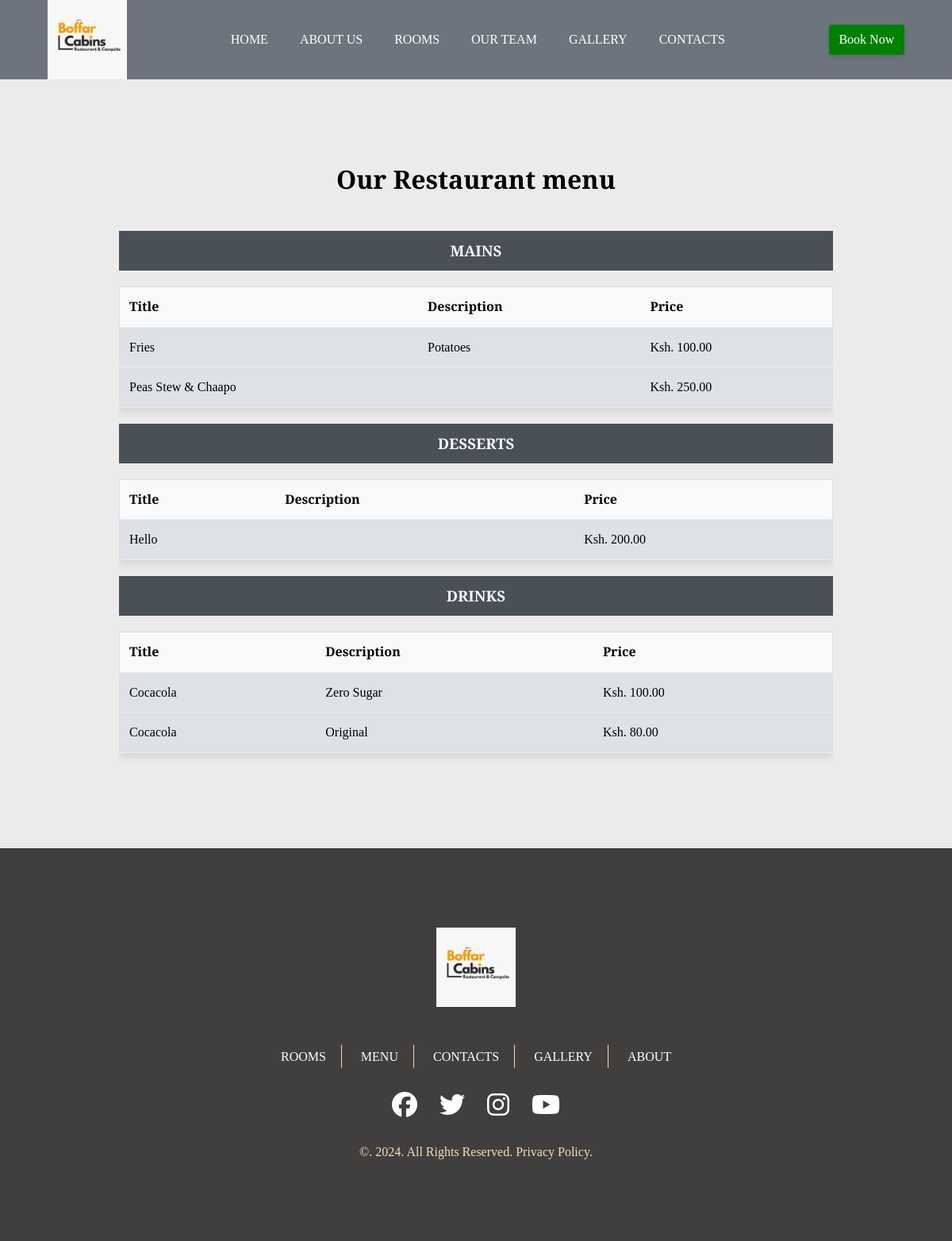
The app's page /menu/ with its own data.
### menu/models.py (models this page shows, shortened)
class Menu(models.Model):
    title = models.CharField(max_length=100)
    description = models.TextField(blank=True, null=True)
    menu_categories = [
        ('Mains', 'Mains'),
        ('Desserts', 'Desserts'),
        ('Drinks', 'Drinks'),
    ]
    category = models.CharField(max_length=100, choices=menu_categories)
    price = models.DecimalField(max_digits=10, decimal_places=2)
    is_active = models.BooleanField(default=True)
    registered_at = models.DateTimeField(auto_now_add=True)
    class Meta:
        verbose_name_plural = 'Menu'

### menu/views.py (the view)
# urls.py: path('menu/', views.menuView, name='menu'),
def menuView(request):
    menus = Menu.objects.all()
    context = {'menus': menus}
    return render(request, 'menus/index.html', context)

### menu/templates/menus/index.html (shortened to what this page needs)
{% extends 'app/main.html' %}
{% load static %}
{% block header %} {% include 'app/headerOther.html' %} {% endblock%}
{% block content %}
<section id="restaurant" class="main-restaurant">
  <div class="container">
    <h2 class="title">Our Restaurant menu</h2>
    <h3>Mains</h3>
    <div class="menu-table-wrapper">
      <table class="menu-table">
        <thead>
          <tr>
            <th>Title</th>
            <th>Description</th>
            <th>Price</th>
          </tr>
        </thead>
        <tbody>
          {% for menu in menus %}
          {% if menu.category == 'Mains' %}
          {% if menu.is_active%}
          <tr>
            <td>{{menu.title}}</td>
            <td>{{menu.description}}</td>
            <td>Ksh. {{menu.price}}</td>
          </tr>
          {% endif %}
          {% endif %}
          {% endfor %}
        </tbody>
      </table>
    </div>
    <h3>Desserts</h3>
    <div class="menu-table-wrapper">
      <table class="menu-table">
        <thead>
          <tr>
            <th>Title</th>
            <th>Description</th>
            <th>Price</th>
          </tr>
        </thead>
        <tbody>
          {% for menu in menus %}
          {% if menu.category == 'Desserts' %}
          {% if menu.is_active%}
          <tr>
            <td>{{menu.title}}</td>
            <td>{{menu.description}}</td>
            <td>Ksh. {{menu.price}}</td>
          </tr>
          {% endif %}
          {% endif %}
          {% endfor %}
        </tbody>
      </table>
    </div>
    <h3>Drinks</h3>
    <div class="menu-table-wrapper">
      <table class="menu-table">
        <thead>
          <tr>
            <th>Title</th>
            <th>Description</th>
            <th>Price</th>
          </tr>
        </thead>
        <tbody>
          {% for menu in menus %}
          {% if menu.category == 'Drinks' %}
          {% if menu.is_active%}
          <tr>
            <td>{{menu.title}}</td>
            <td>{{menu.description}}</td>
            <td>Ksh. {{menu.price}}</td>
          </tr>
          {% endif %}
          {% endif %}
          {% endfor %}
        </tbody>
      </table>
    </div>
  </div>
</section>
{% endblock %}
{% block footer %} {% include 'app/footer.html' %} {% endblock%}

### static/css/restaurant.css (style rules this page uses)
#restaurant { padding: 10rem; background-color: #ecebeb; }
#restaurant .title { text-align: center; margin-bottom: 4rem; font-weight: 900; font-size: 2em; }

### static/css/table.css (style rules this page uses)
.menu-table-wrapper { overflow-x: auto; }
#restaurant h3 { margin-bottom: 2rem; text-align: center; text-transform: uppercase; font-weight: 700; background-color: var(--color-gray-700); padding: 1rem 0; color: var(--color-gray-100); }
.menu-table { width: 100%; border-collapse: collapse; border: 1px solid #ddd; margin-bottom: 20px; box-shadow: var(--box-shadow-md); background-color: var(--color-gray-300); }
.menu-table th, .menu-table td { padding: 12px; text-align: left; border-bottom: 1px solid var(--color-gray-200); }
.menu-table th { background-color: var(--color-gray-100); }

### records on screen
Menu: title "Fries", description "Potatoes", price "100.00"
Menu: title "Peas Stew & Chaapo", price "250.00"
Menu: title "Hello", price "200.00"
Menu: title "Cocacola", description "Zero Sugar", price "100.00"
Menu: title "Cocacola", description "Original", price "80.00"
